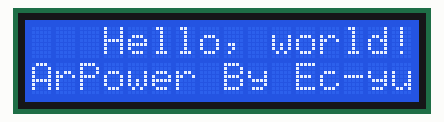
Bench run of a sketch on a simulated Arduino Uno, built with avr-gcc and run on an emulated ATmega328P. Shown: 16×2 character LCD.

Above: at 0.2 s.
At 1.2 s:
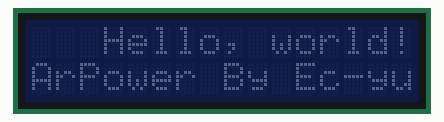

The sketch:

HelloWorld.ino
```cpp
//YWROBOT
//Compatible with the Arduino IDE 1.0
//Library version:1.1
#include <Wire.h>
#include <LiquidCrystal_I2C.h>

LiquidCrystal_I2C lcd(0x3F,16,2);  // set the LCD address to 0x27 for a 16 chars and 2 line display

void setup()
{
  lcd.init();                      // initialize the lcd
  lcd.init();
  // Print a message to the LCD.
  lcd.backlight();
  lcd.setCursor(3,0);
  lcd.print("Hello, world!");
  lcd.setCursor(2,1);
  lcd.print("Ywrobot Arduino!");
   lcd.setCursor(0,2);
  lcd.print("Arduino LCM IIC 2004");
   lcd.setCursor(2,3);
  lcd.print("Power By Ec-yuan!");
}


void loop()
{
  lcd.setBacklight(HIGH);
  delay(1000);
  lcd.setBacklight(LOW);
  delay(1000);
}
```

Measured:
- what the display in image 1 shows lasts 1.0 s, from 1.2 s to 2.2 s
